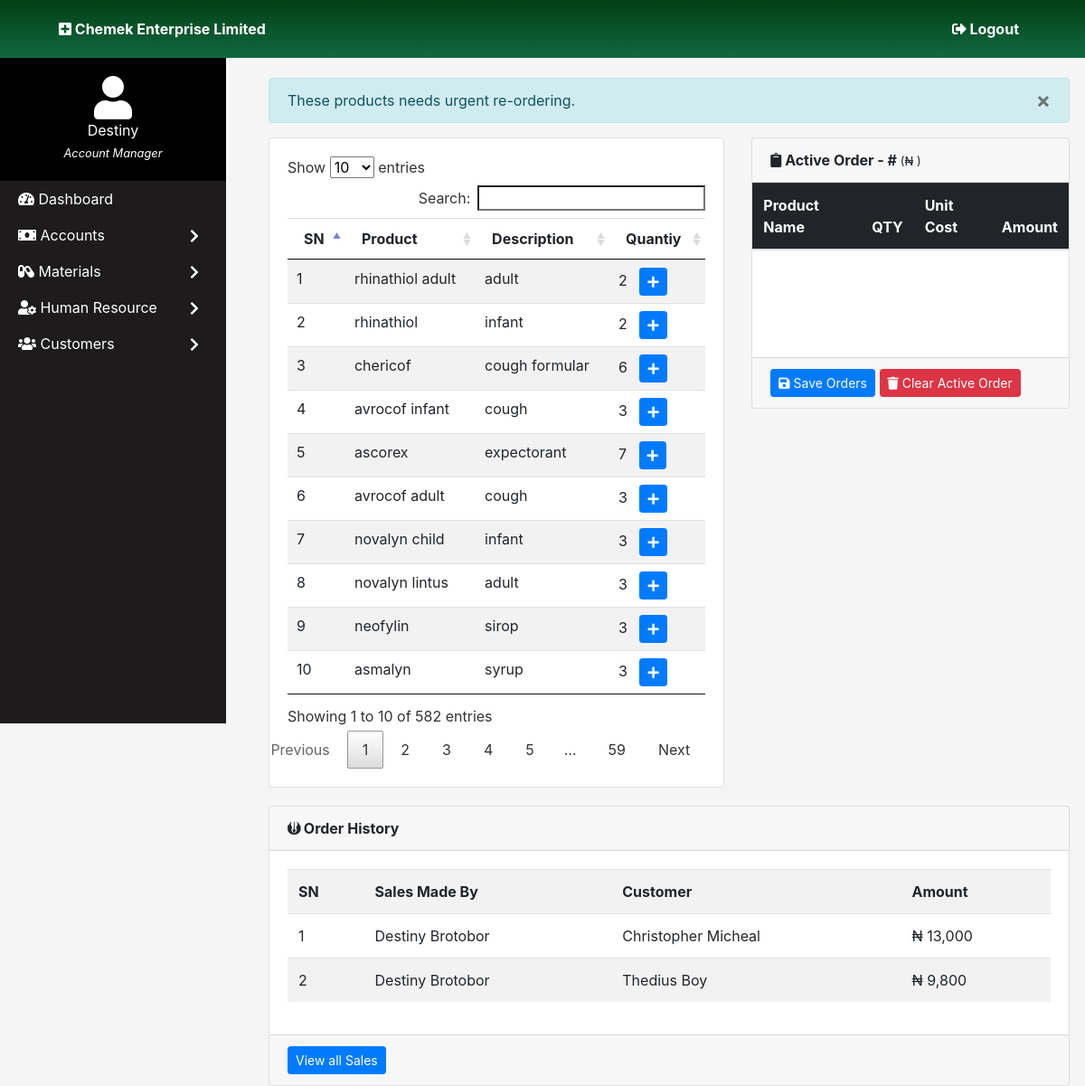
The app's page /reorder.php (signed in) with its own data.
### tables this page shows
CREATE TABLE `product` (
  `prod_id` int(11) NOT NULL,
  `prod_name` varchar(100) NOT NULL,
  `prod_desc` varchar(500) NOT NULL,
  `prod_cost_price` decimal(10,2) NOT NULL,
  `prod_price` decimal(10,2) NOT NULL,
  `exp_date` varchar(100) NOT NULL,
  `prod_pic` varchar(300) NOT NULL,
  `cat_id` int(11) NOT NULL,
  `prod_qty` int(11) NOT NULL,
  `branch_id` int(11) NOT NULL,
  `reorder` int(11) NOT NULL,
  `supplier_id` int(11) NOT NULL,
  `serial` varchar(200) NOT NULL
);

CREATE TABLE `sales` (
  `sales_id` int(50) NOT NULL,
  `cust_id` int(11) NOT NULL,
  `user_id` int(11) NOT NULL,
  `cash_tendered` varchar(255) DEFAULT NULL,
  `payment_status` varchar(255) DEFAULT 'Not Paid',
  `amount_due` varchar(255) NOT NULL,
  `cash_change` varchar(255) DEFAULT NULL,
  `date_added` datetime NOT NULL DEFAULT current_timestamp(),
  `branch_id` int(11) NOT NULL DEFAULT 1,
  `total` varchar(255) NOT NULL
);

CREATE TABLE `users` (
  `id` int(11) NOT NULL,
  `user_name` varchar(30) NOT NULL,
  `password` varchar(50) NOT NULL,
  `firstname` varchar(50) NOT NULL,
  `lastname` varchar(50) NOT NULL,
  `branch_id` int(11) NOT NULL DEFAULT 1,
  `phone` varchar(20) NOT NULL,
  `email` varchar(50) NOT NULL,
  `designation` varchar(50) NOT NULL DEFAULT 'Sales Person',
  `asses_level` int(10) NOT NULL DEFAULT 1
);

CREATE TABLE `customer` (
  `cust_id` int(11) NOT NULL,
  `cust_first` varchar(50) NOT NULL,
  `cust_last` varchar(30) NOT NULL,
  `cust_address` varchar(100) NOT NULL,
  `cust_contact` varchar(30) NOT NULL,
  `cust_email` varchar(200) NOT NULL,
  `balance` decimal(10,2) NOT NULL,
  `cust_pic` varchar(300) NOT NULL DEFAULT 'default_pix.png',
  `credit_status` varchar(10) NOT NULL DEFAULT '1'
);

### reorder.php (the view, shortened to what this page needs)
<!DOCTYPE html>
<html>
<head>
    <link rel="stylesheet" type="text/css" media="screen" href="bootstrap4/css/bootstrap.css">
    <link rel="stylesheet" type="text/css" media="screen" href="plugs/DataTables/datatables.min.css">
    <link href="fa_dir/css/all.css" rel="stylesheet">
    <link rel="stylesheet" type="text/css" media="screen" href="css/main.css">
</head>
<body>
<?php
include_once "head.php";
include_once "side_nav.php";
?>
<div style="max-width:100%; z-index:-1;">
<div class="content">
    <div class="container" style="margin-top:10px;">
        <div class="row">
            <div class="col-md">
                <div class="alert alert-info show fade" role="alert">
                    <button type="button" class="close" data-dismiss="alert" aria-label="Close">
                        <span aria-hidden="true">&times;</span>
                    </button>
                    <p class="mb-0">
                    These products needs urgent re-ordering.
                    </p>
                </div>
            </div>
        </div>
        <div class="row">
            <div class="col-md-7">
                <div class="card">
                    <div class="card-body">
                        <?php
                             $queryCheck = $conn->query("SELECT * FROM product WHERE prod_qty < 10 ");
                             $count = 1;
                        ?>
                        <div class="table-responsive-sm text-nowrap"  style="width:100%;">
                            <table id="pro_table" data-order='[[ 0, "asc" ]]' data-page-length='10' class="table table-hover table-striped table-sm pro_content" >
                                <thead>
                                    <tr>
                                        <th>SN</th>
                                        <th>Product </th>
                                        <th>Description</th>
                                        <th>Quantiy</th>
                                    </tr>
                                </thead>
                                <tbody>
                                <?php
                                    while($proData = $queryCheck->fetch_assoc()){
                                    ?>
                                    <tr>
                                        <td><?php echo $count; ?></td>
                                        <td><?php echo $proData['prod_name']; ?></td>
                                        <td><?php echo $proData['prod_desc'];; ?></td>
                                        <td> <?php echo $proData['prod_qty']; ?> &nbsp;
                                            <button class="btn btn-sm btn-primary btn-order" id="<?php echo $proData['prod_id'] ?>"> <i class="fa fa-plus"></i> </button>
                                        </td>
                                    </tr>
                                    <?php
                                        $count++;
                                    }
                                    ?>
                                </tbody>
                            </table>
                    </div>
                </div>
            </div>
            </div>
            <div class="col-md-5">
                <div class="card" style="min-height:300px;">
                    <div class="card-header">
                        <strong>
                            <i class="fa fa-clipboard"></i>
                            Active Order - #<span id="id"></span> <small> (&#8358;<span id="amount"></span> )</small>
                        </strong>
                    </div>
                    <div class="card-body" id="orders" style="padding:0;">
                    <table class="table table-hover">
                        <thead class="table-dark">
                            <tr>
                                <th>Product Name</th>
                                <th>QTY</th>
                                <th>Unit Cost</th>
                                <th>Amount</th>
                            </tr>
                        </thead>
                    </table>
                    </div>
                    <div class="card-footer">
                        <button type="button" class="btn btn-sm btn-primary" id="save_order"> <i class="fa fa-save"></i> Save Orders </button>
                        <button type="button" class="btn btn-sm btn-danger" id="clear_order"> <i class="fa fa-trash"></i> Clear Active Order </button>
                    </div>
                </div>
            </div>
            </div>
            <div class="row" style="margin-top:20px;">
            <div class="col-md-12">
                <div class="card">
                    <div class="card-header">
                        <strong>
                            <i class="fab fa-jedi-order"></i>
                            Order History
                        </strong>
                    </div>
                    <div class="card-body">
                    <table class="table table-striped">
                    <tbody>
                        <tr>
                            <th>SN</th>
                            <th>Sales Made By</th>
                            <th>Customer</th>
                            <th>Amount</th>
                        </tr>
                        <?php
                        $count = 1;
                            $queryCheck = $conn->query("SELECT * FROM sales ORDER BY date_added LIMIT 5");
                            while($saleData = $queryCheck->fetch_assoc()){
                                $customerID = $saleData['cust_id'];
                                $salePersonID = $saleData['user_id'];
                                $amount = $saleData['total'];
                                $custQuery = $conn->query("SELECT * FROM customer WHERE cust_id='". $customerID . "'");
                                $staffQuery = $conn->query("SELECT * FROM users WHERE id='". $salePersonID . "'");
                                $custData = $custQuery->fetch_assoc();
                                $staffData = $staffQuery->fetch_assoc();
                                ?>
                                <tr>
                                    <td><?php echo $count; ?></td>
                                    <td><?php echo $staffData['firstname'] . " " . $staffData['lastname']; ?></td>
                                    <td><?php echo $custData['cust_first'] . " " . $custData['cust_last']; ?></td>
                                    <td> &#8358; <?php echo number_format($amount); ?> </td>
                                </tr>
                                <?php
                                $count++;
                            }
                        ?>
                        </tbody>
                        </table>
                    </div>
                    <div class="card-footer">
                        <button class="btn btn-sm btn-primary">View all Sales</button>
                    </div>
                </div>
            </div>
</div>
</body>
</html>

### fa_dir/css/all.css (style rules this page uses)
.fa, .fas, .far, .fal, .fab { -moz-osx-font-smoothing: grayscale; -webkit-font-smoothing: antialiased; display: inline-block; font-style: normal; font-variant: normal; text-rendering: auto; line-height: 1; }
.fa-clipboard:before { content: "\f328"; }
.fa-jedi-order:before { content: "\f50e"; }
.fa-plus:before { content: "\f067"; }
.fa-save:before { content: "\f0c7"; }
.fa-trash:before { content: "\f1f8"; }
.fab { font-family: 'Font Awesome 5 Brands'; }
.fa, .fas { font-family: 'Font Awesome 5 Free'; font-weight: 900; }

### css/main.css (style rules this page uses)
* { margin: 0; padding: 0; }
body { background-color: rgb(245, 245, 245); }
.content { margin-left: 280px; width: auto; }
table.dataTable thead .sorting:after, table.dataTable thead .sorting:before, table.dataTable thead .sorting_asc:after, table.dataTable thead .sorting_asc:before, table.dataTable thead .sorting_asc_disabled:after, table.dataTable thead .sorting_asc_disabled:before, table.dataTable thead .sorting_desc:after, table.dataTable thead .sorting_desc:before, table.dataTable thead .sorting_desc_disabled:after, table.dataTable thead .sorting_desc_disabled:before { bottom: .5em; }

### records on screen
product: prod_name "rhinathiol adult", prod_desc "adult", prod_qty "2"
product: prod_name "rhinathiol", prod_desc "infant", prod_qty "2"
product: prod_name "chericof", prod_desc "cough formular", prod_qty "6"
product: prod_name "avrocof infant", prod_desc "cough", prod_qty "3"
product: prod_name "ascorex", prod_desc "expectorant", prod_qty "7"
product: prod_name "avrocof adult", prod_desc "cough", prod_qty "3"
product: prod_name "novalyn child", prod_desc "infant", prod_qty "3"
product: prod_name "novalyn lintus", prod_desc "adult", prod_qty "3"
product: prod_name "neofylin", prod_desc "sirop", prod_qty "3"
product: prod_name "asmalyn", prod_desc "syrup", prod_qty "3"
sales: user.firstname "Destiny", user.lastname "Brotobor", cust.cust_first "Christopher", cust.cust_last "Micheal", total "13,000"
sales: user.firstname "Destiny", user.lastname "Brotobor", cust.cust_first "Thedius", cust.cust_last "Boy", total "9,800"

### other values on screen
$fulname "Destiny"
$design "Account Manager"
